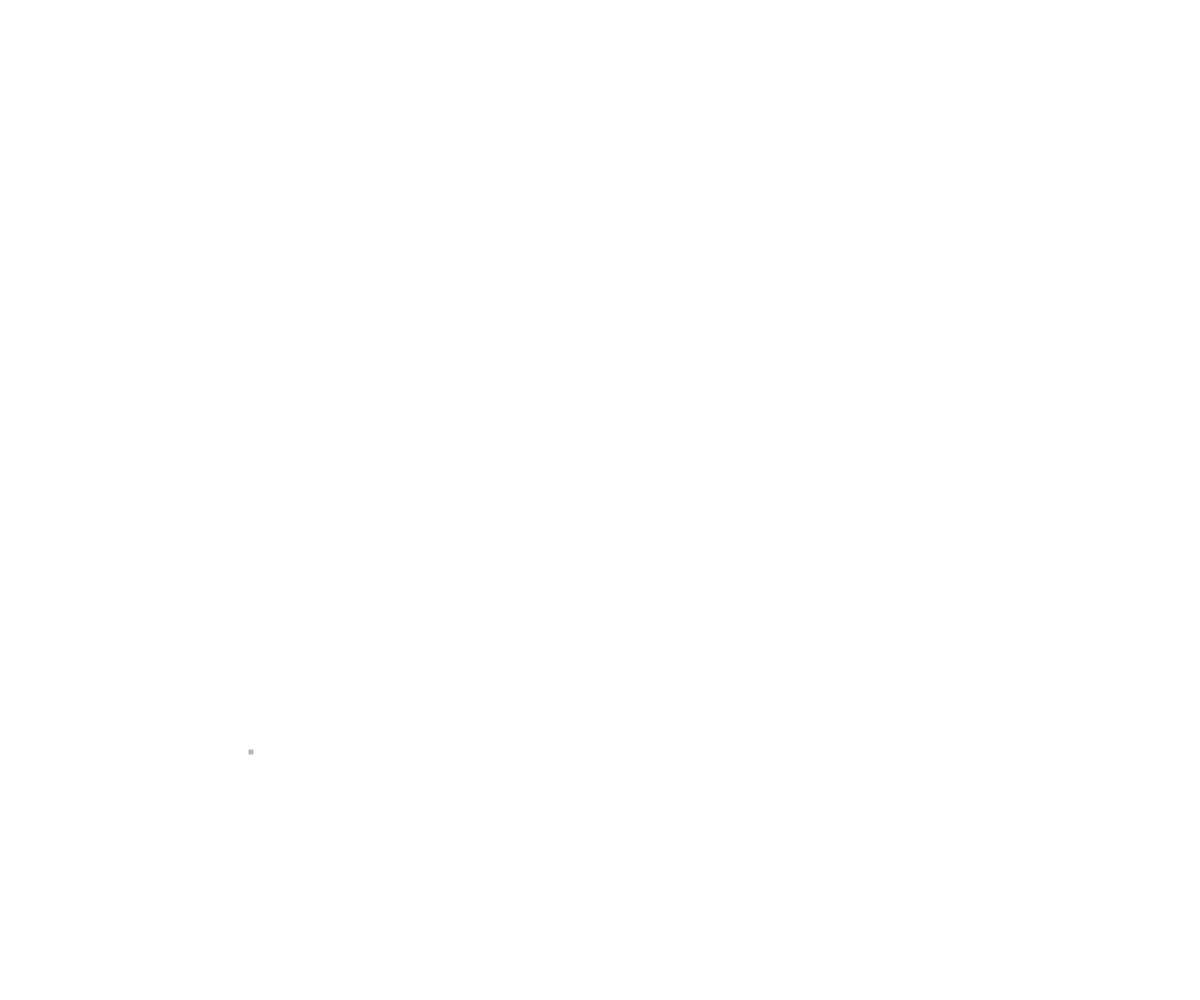
Frame 1 (no input)
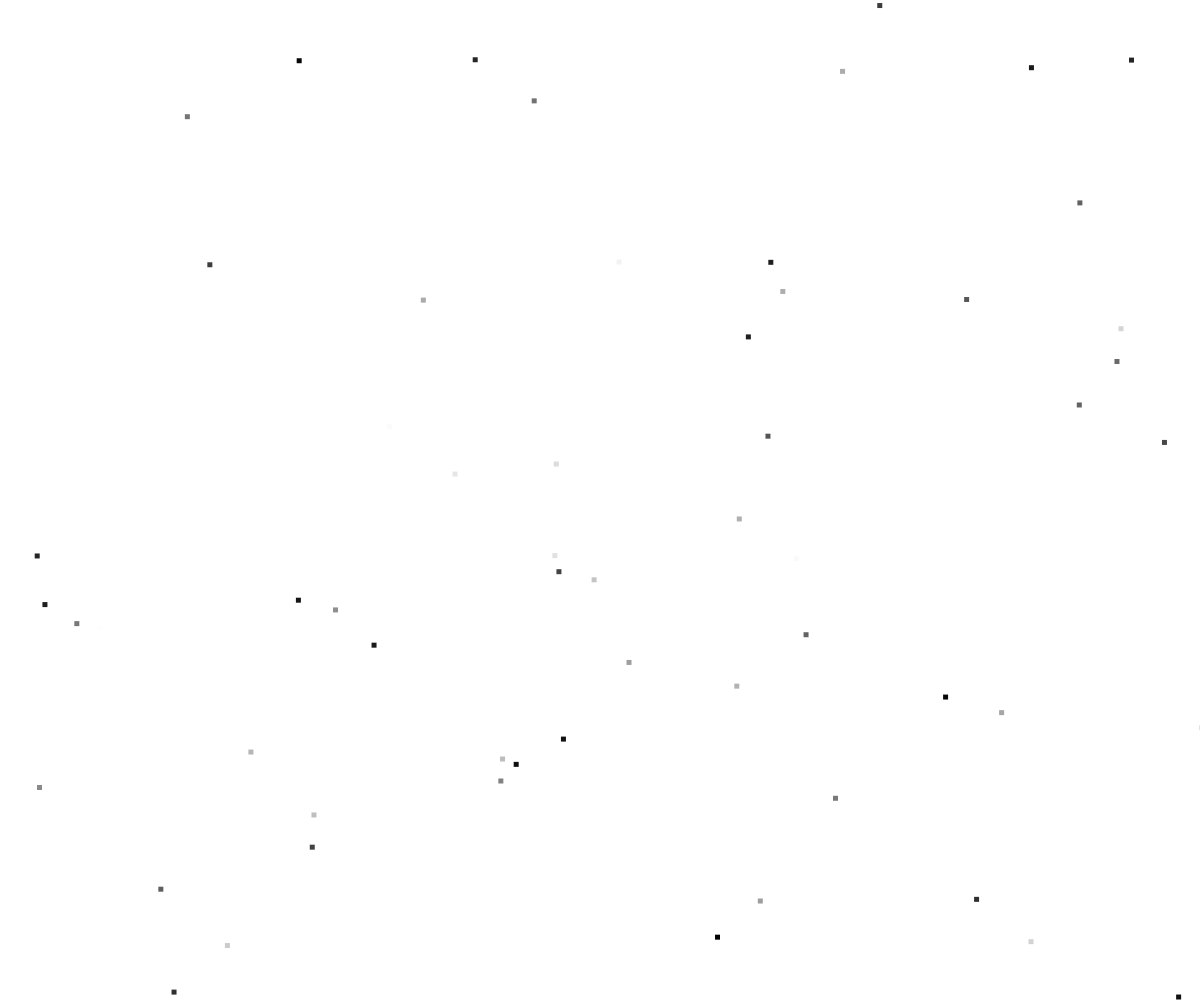
Frame 60 (no input)
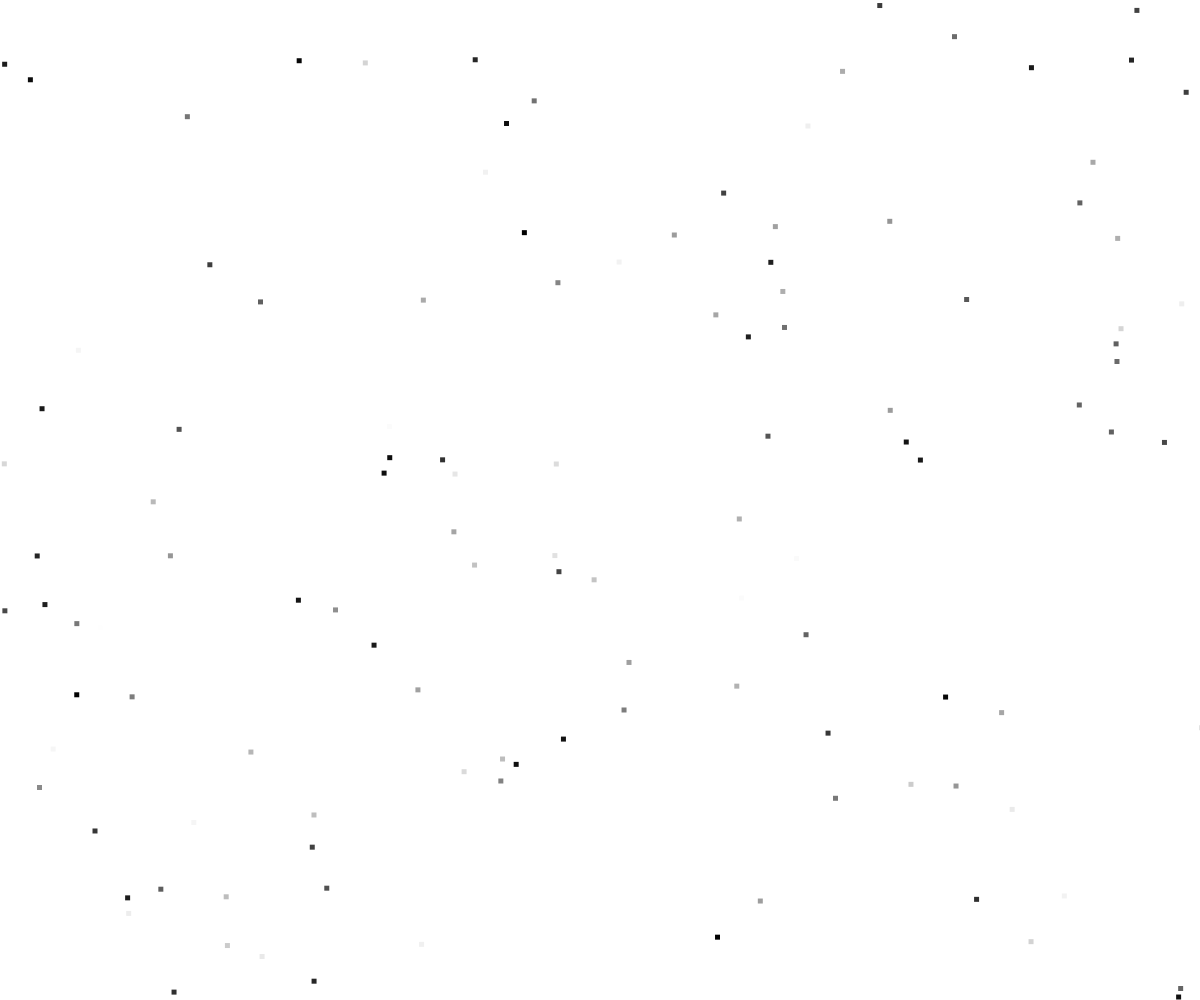
Frame 120 (the mouse pressed at the canvas centre since frame 60)

The p5.js sketch that drew these frames (run headless with seeded random() and noise() and a simulated clock; from frame 60 on, the mouse is pressed at the canvas centre):

// p5.js sketch
// ── sketch.js
var stars = [];
var x = 0;
var y = 40;
var one = false;
var two = false;

  // iframe#home-sketch-frame(frameborder='0', src='/nightSky')
  // script(type='text/javascript')
  //   $('#home-sketch-frame').width(window.innerWidth);
  //   $('#home-sketch-frame').height(window.innerHeight/3);
  //   $('#home-sketch-frame').css('position', 'fixed');
  //   $('#home-sketch-frame').css('top', '0px');
  //   $('#home-sketch-frame').css('left', '0px');
  //   $('#home-sketch-frame').css('z-index', '-2');
  //   $('body').css('pointer-events', 'none');
  //   $('iframe').css('pointer-events', 'auto');
  //   $('a').css('pointer-events', 'auto');

function setup() {
  createCanvas(windowWidth, windowHeight);
  background(255);
  noStroke();
  // for(var i = 0; i < 500; i++) {
  //   stars[i] = new Star();
  //   stars[i].twinkle();
  //   stars[i].display();
  // }
}

function draw() {
  if (one) {
  // for(var j = 0; j < 500; j++) {
  //   stars[j].twinkle();
  //   stars[j].display();
  // }
  }
else if (two) {
  // TEXT PRINTING
  // fill(0, 0, random(255));
  // textSize(40);
  // text("hello", x, y);
  // x+=80;
  // if (x > width) {
  //   y+=40;
  //   x = 0;
  // }
}

  fill(random(0, 255));
  rect(random(width), random(height), 5, 5);
}

//star class
function Star() {
  this.rad = 2;
  this.x = random(0, width);
  this.y = random(0, height);
  this.f = 100;


  this.twinkle = function() {
    if (mouseX + 50 > this.x && mouseX - 50 < this.x && mouseY + 50 > this.y && mouseY - 50 < this.y) {
      this.f = 255;
    }
    else {
      this.f = 100;
    }
  }

  this.display = function() {
    fill(this.f);
    ellipse(this.x, this.y, this.rad, this.rad);
  }
}
